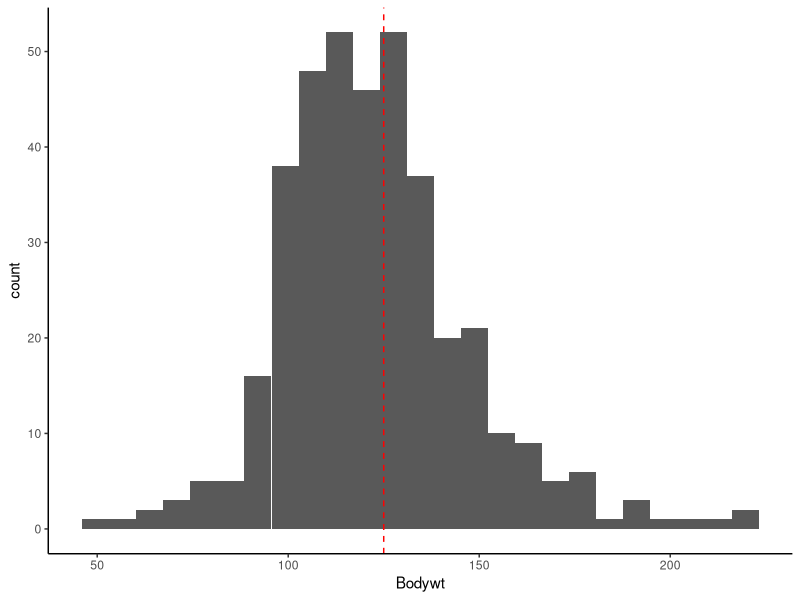
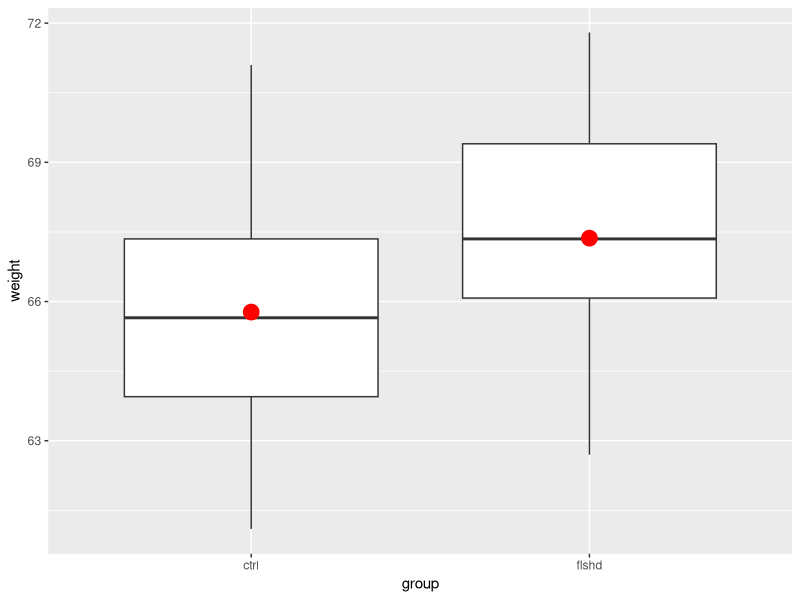
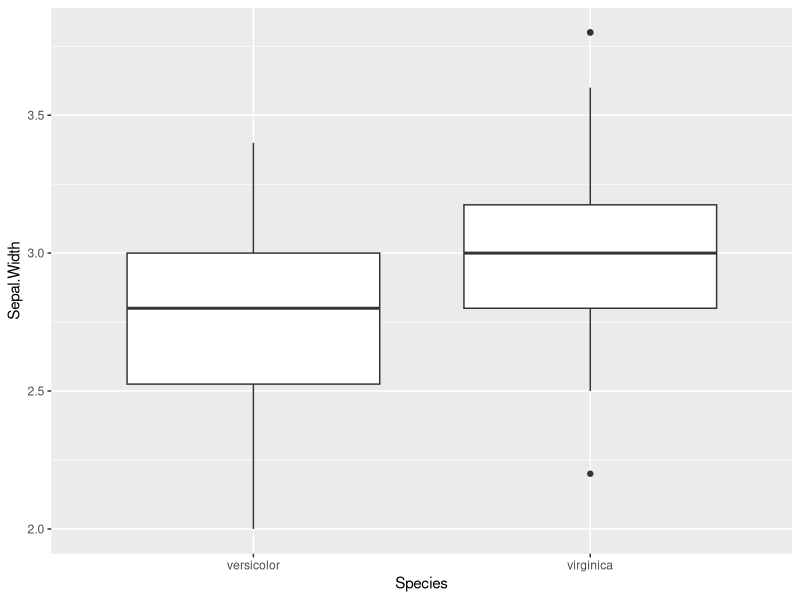
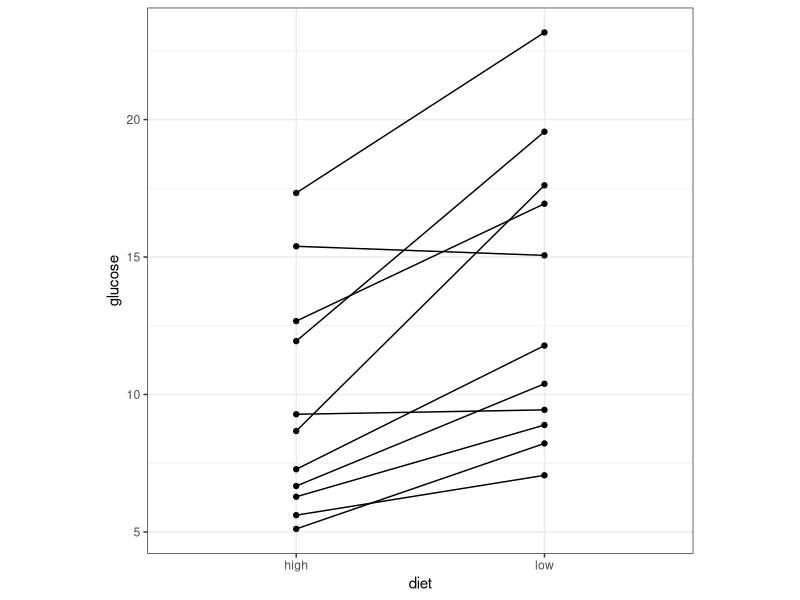
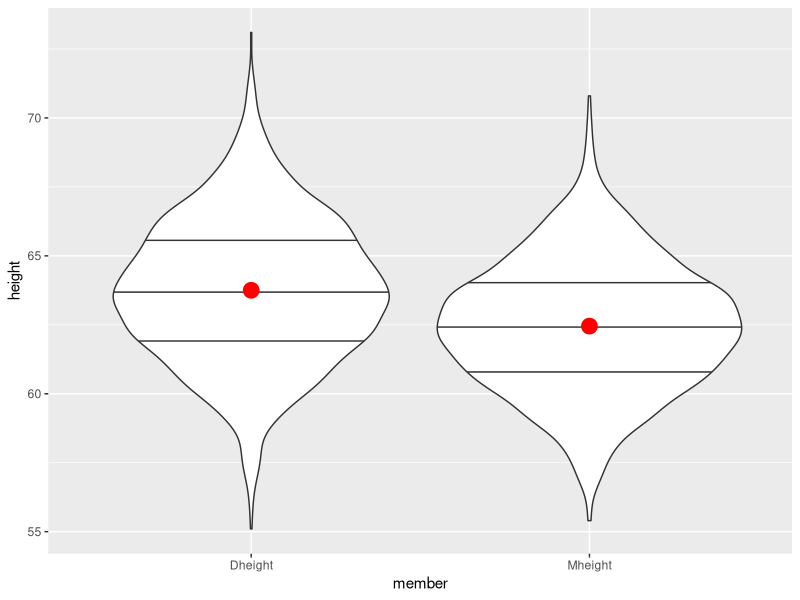

These charts were generated, in order, by the following R code:
## ---- chunk 1
library(tidyverse) 
library(knitr) 
opts_chunk$set(
  tidy = FALSE,
  cache = FALSE,
  echo = TRUE,
  warning = FALSE,
  message = FALSE,
  dpi = 300,
  fig.align = "center",
  fig.width = 4,
  fig.height = 4
  )
filter <- dplyr::filter
## ---- chunk 2
donkey <- read.table("donkey.tsv", header = T, sep = "\t") 
dim(donkey)
head(donkey)
## ---- chunk 3
ggplot(donkey, aes(Bodywt)) +
  geom_histogram(bins = 25) +
  geom_vline(xintercept = 125,
             lty = "dashed",
             color = "red") +
  theme_classic()
## ---- chunk 4
t.test(donkey$Bodywt, mu = 125)
## ---- chunk 5
t.test(donkey$Bodywt, mu = 130)
## ---- chunk 6
infected <- 361
n <- 1150
p <- infected/n # sample proportion
print(p)
## ---- chunk 7
p + 1.96*sqrt(p*(1-p)/n)*c(-1,1) # 1.96 from qnorm(1-0.025)
## ---- chunk 8
prop.test(infected, n, p = 0.34)
## ---- chunk 9
cont<- c(62.5, 63.9, 69.2, 66.8, 65.7, 62.6, 69.5, 67.2, 61.1, 
         64.1, 65.2, 61.8, 65.3, 63.5, 69.6, 65.6, 65.3, 71.1, 
         66.4, 65.1, 67.0, 66.1, 64.8, 67.5, 68.6, 67.4, 68.2, 
         62.5, 66.0, 63.6)
fl <- c(70.7, 67.8, 69.8, 71.8, 66.8, 68.1, 64.9, 67.0, 66.0, 
        68.2, 67.1, 69.4, 69.4, 67.6, 69.8, 64.4, 66.1, 67.9, 
        66.9, 62.7, 66.2, 69.4, 64.6, 64.2)
c(length(cont), length(fl)); c(mean(cont), mean(fl))
## ---- chunk 10
## make group, a variable for membership
group <- c(rep("ctrl", length(cont)), rep("flshd", length(fl)))
weight <- c(cont, fl)
df <- data.frame(group, weight)
dim(df)
## ---- chunk 11
head(df)
## ---- chunk 12
tail(df)
## ---- chunk 13
ggplot(df, aes(group, weight)) + 
  geom_boxplot() +
  geom_point(stat = "summary", fun = mean, #<<
             color = "red", size = 5) #<<
## ---- chunk 14
t.test(cont, fl, var.equal = TRUE)
## ---- chunk 15
t.test(cont, fl, var.equal = FALSE)
## ---- chunk 16
iris %>% 
  filter(Species != "setosa") %>%
  ggplot(aes(Species, Sepal.Width)) +
  geom_boxplot()
## ---- chunk 17
low = c(9.44, 17.61, 8.89, 16.94, 10.39, 11.78, 15.06, 7.06, 
        19.56, 8.22, 23.17)
high = c(9.28, 8.67, 6.28, 12.67, 6.67, 7.28, 15.39, 5.61, 
         11.94, 5.11, 17.33)
## ---- chunk 18
df <- data.frame(low, high) %>%
  mutate(obs = paste0("obs", 1:length(low)))
head(df)
## ---- chunk 19
df_long <- df %>%
  pivot_longer(cols = c("low", "high"), #<<
               names_to = "diet", values_to = "glucose")  #<<
slice(df_long, 1:12) # Showing the first 15 rows of data
## ---- chunk 20
ggplot(df_long, aes(diet, glucose)) +
  geom_point() +
  geom_line(aes(group = obs)) + # connect the match #<<
  theme_bw() +
  theme(aspect.ratio = 1)
## ---- chunk 21
t.test(high, low, paired = T)
## ---- chunk 22
diff <- high - low
t.test(diff, mu = 0)
## ---- chunk 23
ht <- read.table(file = "heights.txt", header = T, sep = " ") %>%
  mutate(ID = paste0("fam_", 1:nrow(.))) # . = result from piping #<<
## ---- chunk 24
ht_long <- ht %>%
  pivot_longer(cols = -"ID", names_to = "member", values_to = "height")
head(ht_long)
## ---- chunk 25
ht_long %>%
  ggplot(aes(member, height)) +
  geom_violin(draw_quantiles = c(0.25, 0.5, 0.75)) +
  geom_point(stat = "summary", fun = mean, size = 5, color = "red")
